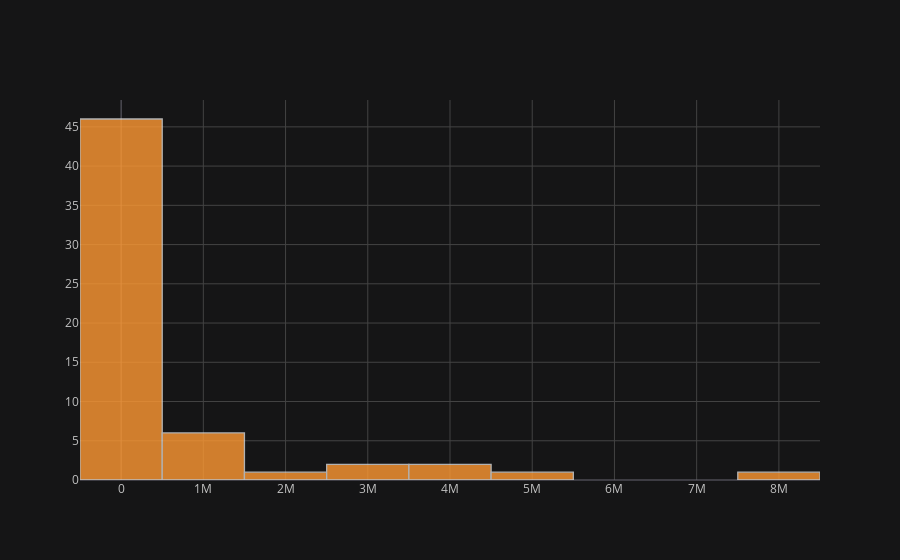

Notebook code for this chart:
### Code cell
nations['DeathsFinal'].sum().iplot(kind='histogram')

### Figure 1 — Plotly figure (JSON) as saved in the notebook; plotly's stock layout.template omitted (floating-point values rounded to 4 significant figures)
{"data": [{"histfunc": "count", "histnorm": "", "marker": {"color": "rgba(255, 153, 51, 1.0)", "line": {"color": "#D9D9D9", "width": 1.3}}, "name": "DeathsFinal", "opacity": 0.8, "orientation": "v", "type": "histogram", "uid": "b41fc2c6-9eb2-4377-9769-cf636e78f8e4", "x": [30000, 40500, 120000, 88000, 2000, 25000, 272000, 45400, 3500789, 100, 325000, 3200, 3500000, 50000, 100000, 97000, 552600, 1250000, 7628176, 327550, 804500, 200, 2087000, 200, 500, 200, 444290, 2870000.0, 430500, 230000, 350000, 2000, 100000, 1500, 100, 300, 500, 301000, 11900, 100, 9500, 15000, 807000, 2898500, 55000, 616400, 150000, 50000, 65500, 11900, 57000, 4792982, 600, 100, 7600, 200, 450901, 288001, 1027000]}], "layout": {"barmode": "overlay", "legend": {"bgcolor": "#151516", "font": {"color": "#D9D9D9"}}, "paper_bgcolor": "#151516", "plot_bgcolor": "#151516", "title": {"font": {"color": "#D9D9D9"}}, "xaxis": {"gridcolor": "#434343", "showgrid": true, "tickfont": {"color": "#C2C2C2"}, "title": {"font": {"color": "#D9D9D9"}, "text": ""}, "zerolinecolor": "#666570"}, "yaxis": {"gridcolor": "#434343", "showgrid": true, "tickfont": {"color": "#C2C2C2"}, "title": {"font": {"color": "#D9D9D9"}, "text": ""}, "zerolinecolor": "#666570"}}}
